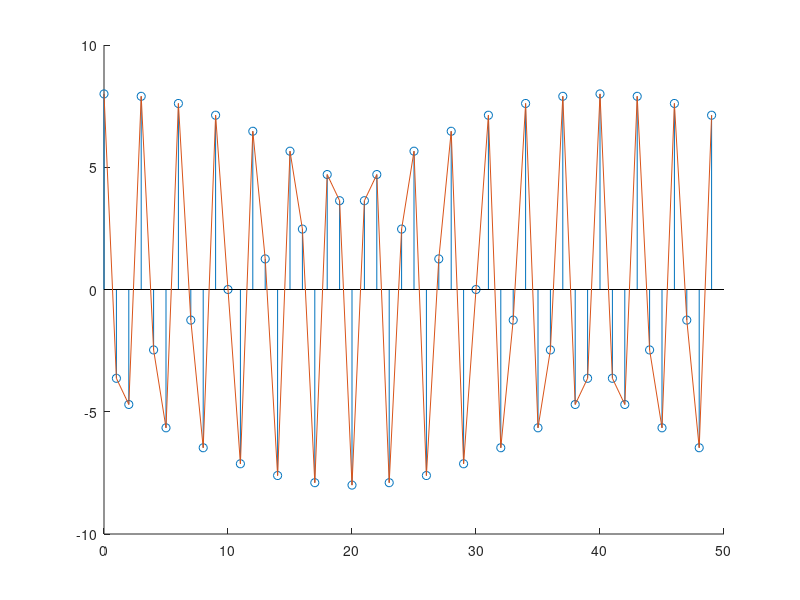
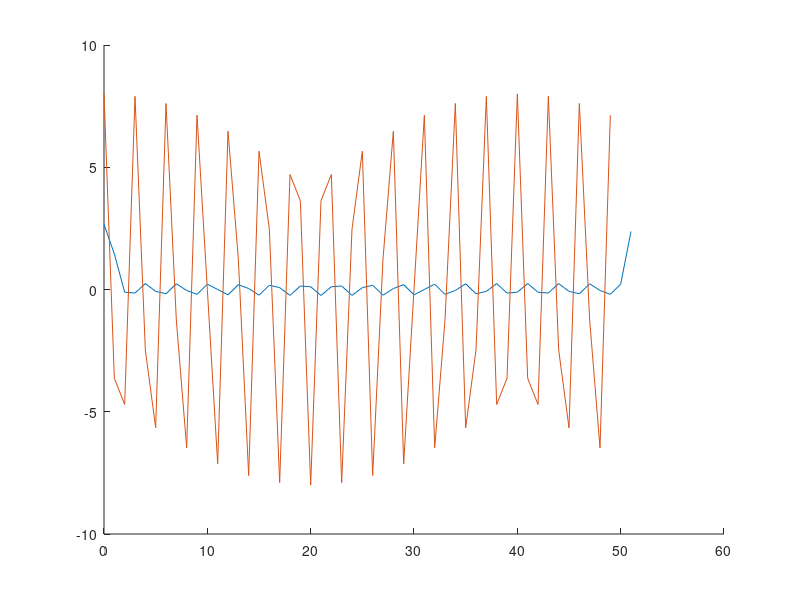

These figures' MATLAB source, in order: (Note: this script raises an error after producing the figures.)
clear all
clc

%% Problem 1%%
x1=[1 2 3 2 1 1];
b1=[2 -3 2];
y1=conv(b1,x1)

%% Problem 2%%
n2=0:49;
fs2=1000;
f2=325;
x2=8*cos(2*pi*f2*(n2/fs2));

figure
hold all
stem(n2,x2)
plot(n2,x2)

b2=[1/3 1/3 1/3];
y2=conv(b2,x2);

nn2=0:51;

figure
hold all
plot(nn2,y2)
plot(n2,x2)


%% Problem 3%%
n3=0:999;
fs3=1000;
f3=100;
f31=325;
x3=8*cos(2*pi*f3*(n3/fs3)) + 8*cos(2*pi*f31*(n3/fs3));
sptool


%% Problem 4%%
load handel
sound(y,Fs)
yy4=3*y;
sound(yy4,Fs)
sound(y,16000)
sound(y,4000)
z=flipud(y);
sound(z,Fs)

b4=[1/3 1/3 1/3];
figure
hold all
freqz(b4,1,256,1000)
freqz(b4,1,256,500)
b4=[1 -1];
figure
hold all
freqz(b4,1,256,500)